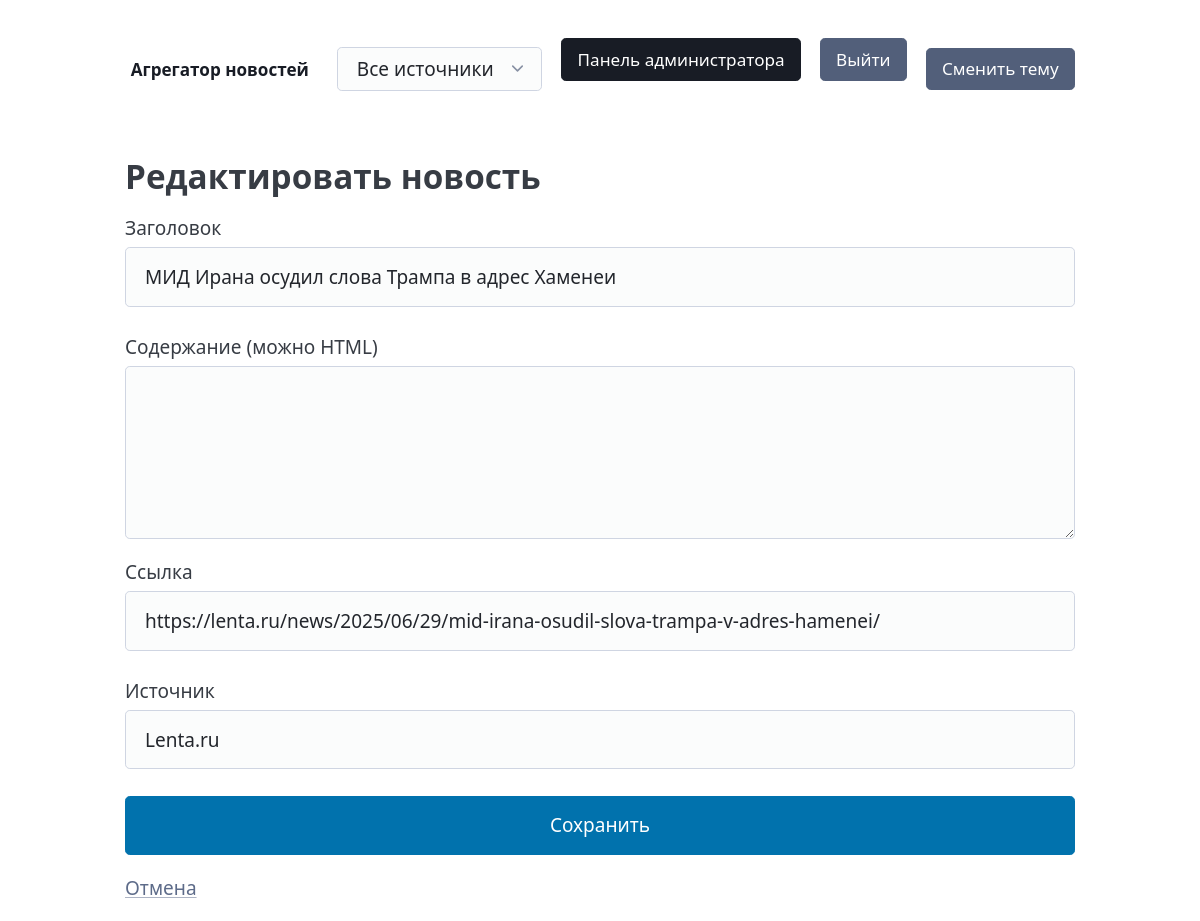
Screenshot of /admin/edit/2 (signed in) with the database file from the repository.
### models.py (models this page shows)
class Post(db.Model):
    id = db.Column(db.Integer, primary_key=True)
    title = db.Column(db.String, nullable=False)
    summary = db.Column(db.Text, nullable=True)
    link = db.Column(db.String, nullable=False, unique=True)
    published = db.Column(db.DateTime, nullable=False)
    source = db.Column(db.String, nullable=False)

### main.py (the view, shortened to what this page needs)
@app.route("/admin/edit/<int:post_id>", methods=["GET", "POST"])
def admin_edit(post_id):
    if not is_admin():
        return redirect(url_for("admin_login"))
    post = Post.query.get_or_404(post_id)
    return render_template("edit.html", post=post)

### main.py (called while the page is built)
@app.context_processor
def inject_globals():
    sources = [row[0] for row in db.session.query(Post.source).distinct().all()]
    return dict(
        sources=sources,
        is_admin=session.get("admin", False)
    )

def is_admin():
    return session.get("admin")

### templates/edit.html (shortened to what this page needs)
{% extends "layout.html" %}
{% block content %}
<h2>Редактировать новость</h2>
<form method="post">
  <label>Заголовок
    <input type="text" name="title" value="{{ post.title }}" required>
  </label>
  <label>Содержание (можно HTML)
    <textarea name="summary" rows="5">{{ post.summary }}</textarea>
  </label>
  <label>Ссылка
    <input type="url" name="link" value="{{ post.link }}" required>
  </label>
  <label>Источник
    <input type="text" name="source" value="{{ post.source }}" required>
  </label>
  <button type="submit">Сохранить</button>
  <a href="{{ url_for('admin_panel') }}" class="secondary">Отмена</a>
</form>
{% endblock %}

### rows the page displays
Post: title "МИД Ирана осудил слова Трампа в адрес Хаменеи", link "https://lenta.ru/news/2025/06/29/mid-irana-osudil-slova-trampa-v-adres-hamenei/", source "Lenta.ru"
